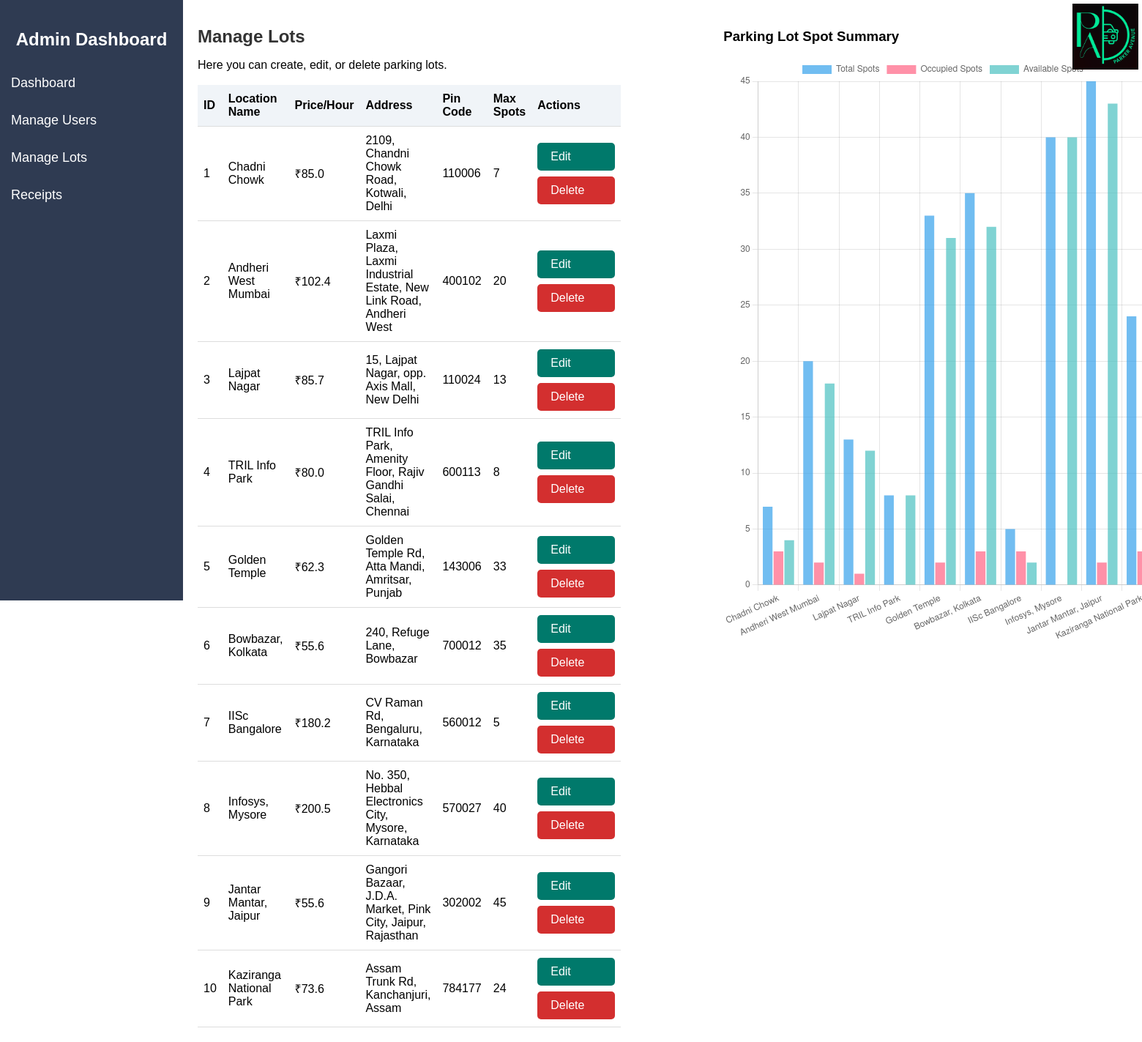
/manage_lots (signed in), run on the app's committed database.
### models.py (models this page shows)
class ParkingLot(db.Model):
    id = db.Column(db.Integer, primary_key=True)
    prime_location_name = db.Column(db.String(150), nullable=False)
    price_per_hour = db.Column(db.Float, nullable=False)
    address = db.Column(db.String(200), nullable=False)
    pin_code = db.Column(db.String(12), nullable=False)
    max_spots = db.Column(db.Integer, nullable=False)
    spots = db.relationship('ParkingSpot', backref='lot', lazy=True)

### app.py (the view)
@app.route('/manage_lots')
@admin_required
def manage_lots():
    lots = ParkingLot.query.all()
    admin_lot_names = []
    admin_max_spots = []
    admin_occupied = []
    admin_available = []
    for lot in lots:
        spots = lot.spots
        total = lot.max_spots
        occupied = sum(1 for spot in spots if spot.status == 'O')
        available = total - occupied
        admin_lot_names.append(lot.prime_location_name)
        admin_max_spots.append(total)
        admin_occupied.append(occupied)
        admin_available.append(available)
    return render_template(
        'manage_lots.html',
        lots=lots,
        admin_lot_names=admin_lot_names,
        admin_max_spots=admin_max_spots,
        admin_occupied=admin_occupied,
        admin_available=admin_available
    )

### app.py (called while the page is built)
def admin_required(f):
    @wraps(f)
    def decorated_function(*args, **kwargs):
        if not session.get('admin_logged_in'):
            flash('Admin access required', 'danger')
            return redirect(url_for('admin_login'))
        return f(*args, **kwargs)
    return decorated_function

### templates/manage_lots.html (shortened to what this page needs)
<!DOCTYPE html>
<html lang="en">
<head>
</head>
<body>
    <div class="sidebar">
        <h2>Admin Dashboard</h2>
        <a href="{{ url_for('admin_dashboard') }}">Dashboard</a>
        <a href="{{ url_for('manage_users') }}">Manage Users</a>
        <a href="{{ url_for('manage_lots') }}">Manage Lots</a>
        <a href="{{ url_for('receipts') }}">Receipts</a>
    </div>
    <div class="main-content">
        <div class="logo-container">
            <img src="{{ url_for('static', filename='../static/images/parker_avenue_logo.png') }}" alt=" ">
        </div>
        <h1>Manage Lots</h1>
        <p>Here you can create, edit, or delete parking lots.</p>
        <table id="lots-table">
            <thead>
                <tr>
                    <th>ID</th>
                    <th>Location Name</th>
                    <th>Price/Hour</th>
                    <th>Address</th>
                    <th>Pin Code</th>
                    <th>Max Spots</th>
                    <th>Actions</th>
                </tr>
            </thead>
            <tbody>
                {% for lot in lots %}
                <tr>
                    <td>{{ lot.id }}</td>
                    <td>{{ lot.prime_location_name }}</td>
                    <td>₹{{ lot.price_per_hour }}</td>
                    <td>{{ lot.address }}</td>
                    <td>{{ lot.pin_code }}</td>
                    <td>{{ lot.max_spots }}</td>
                    <td>
                        <div class="action-buttons">
                        <a href="{{ url_for('edit_lot', lot_id=lot.id) }}" class="btn">Edit</a>
                        <a href="{{ url_for('delete_lot', lot_id=lot.id) }}" class="btn" style="background:#d32f2f;">Delete</a>
                        </div>
                    </td>
                </tr>
                {% else %}
                <tr>
                    <td colspan="7">No parking lots found.</td>
                </tr>
                {% endfor %}
            </tbody>
        </table>
    </div>
    <br>
    <div class="chart-section">
        <h3>Parking Lot Spot Summary</h3>
        <canvas id="lotSpotsChart" width="600" height="800"></canvas>
    </div>
    <script>
    const adminLotNames = {{ admin_lot_names|tojson }};
    const adminMaxSpots = {{ admin_max_spots|tojson }};
    const adminOccupied = {{ admin_occupied|tojson }};
    const adminAvailable = {{ admin_available|tojson }};
    new Chart(document.getElementById('lotSpotsChart').getContext('2d'), {
        type: 'bar',
        data: {
            labels: adminLotNames,
            datasets: [
                {
                    label: 'Total Spots',
                    data: adminMaxSpots,
                    backgroundColor: 'rgba(54, 162, 235, 0.7)'
                },
                {
                    label: 'Occupied Spots',
                    data: adminOccupied,
                    backgroundColor: 'rgba(255, 99, 132, 0.7)'
                },
                {
                    label: 'Available Spots',
                    data: adminAvailable,
                    backgroundColor: 'rgba(75, 192, 192, 0.7)'
                }
            ]
        },
        options: {
            responsive: true,
            plugins: {
                legend: { position: 'top' }
            },
            scales: {
                y: { beginAtZero: true }
            }
        }
    });
    </script>
</body>
</html>

### templates/manage_lots.html (style rules this page uses)
body { font-family: Arial, sans-serif; display: flex; margin: 0; }
.sidebar { width: 250px; background-color: #2f3b52; color: #fff; padding-top: 20px; height: 100vh; position: fixed; }
.sidebar h2 { text-align: center; margin-bottom: 20px; }
.sidebar a { color: white; padding: 15px; text-decoration: none; display: block; font-size: 18px; }
.main-content { margin-left: 250px; padding: 20px; width: 100%; }
.main-content h1 { font-size: 24px; color: #333; }
.btn { background-color: #00796b; color: white; border: none; padding: 10px 18px; border-radius: 5px; text-decoration: none; font-size: 16px; margin-right: 8px; transition: background 0.2s; cursor: pointer; }
table { width: 100%; border-collapse: collapse; margin-top: 18px; }
th, td { padding: 10px 8px; border-bottom: 1px solid #ddd; text-align: left; }
th { background: #f0f4f8; }
.logo-container { position: absolute; top: 5px; right: 5px; text-align: right; }
td .action-buttons { display: flex; gap: 8px; flex-wrap: wrap; }
td .action-buttons .btn { min-width: 70px; margin-right: 0; margin-bottom: 0; white-space: nowrap; }
.logo-container img { height: 90px; width: 90px; }
.chart-section { margin-left: 100px; padding: 20px 20px 40px 20px; width: calc(100% - 250px); }

### data on the page
ParkingLot: id "1", prime_location_name "Chadni Chowk", price_per_hour "85.0", address "2109, Chandni Chowk Road, Kotwali, Delhi", pin_code "110006", max_spots "7"
ParkingLot: id "2", prime_location_name "Andheri West Mumbai", price_per_hour "102.4", address "Laxmi Plaza, Laxmi Industrial Estate, New Link Road, Andheri West", pin_code "400102", max_spots "20"
ParkingLot: id "3", prime_location_name "Lajpat Nagar", price_per_hour "85.7", address "15, Lajpat Nagar, opp. Axis Mall, New Delhi", pin_code "110024", max_spots "13"
ParkingLot: id "4", prime_location_name "TRIL Info Park", price_per_hour "80.0", address "TRIL Info Park, Amenity Floor, Rajiv Gandhi Salai, Chennai", pin_code "600113", max_spots "8"
ParkingLot: id "5", prime_location_name "Golden Temple", price_per_hour "62.3", address "Golden Temple Rd, Atta Mandi, Amritsar, Punjab", pin_code "143006", max_spots "33"
ParkingLot: id "6", prime_location_name "Bowbazar, Kolkata", price_per_hour "55.6", address "240, Refuge Lane, Bowbazar", pin_code "700012", max_spots "35"
ParkingLot: id "7", prime_location_name "IISc Bangalore", price_per_hour "180.2", address "CV Raman Rd, Bengaluru, Karnataka", pin_code "560012", max_spots "5"
ParkingLot: id "8", prime_location_name "Infosys, Mysore", price_per_hour "200.5", address "No. 350, Hebbal Electronics City, Mysore, Karnataka", pin_code "570027", max_spots "40"
ParkingLot: id "9", prime_location_name "Jantar Mantar, Jaipur", price_per_hour "55.6", address "Gangori Bazaar, J.D.A. Market, Pink City, Jaipur, Rajasthan", pin_code "302002", max_spots "45"
ParkingLot: id "10", prime_location_name "Kaziranga National Park", price_per_hour "73.6", address "Assam Trunk Rd, Kanchanjuri, Assam", pin_code "784177", max_spots "24"

### other printed values
chart data {{ admin_max_spots|tojson }} [7, 20, 13, 8, 33, 35, 5, 40, 45, 24]
chart data {{ admin_occupied|tojson }} [3, 2, 1, 0, 2, 3, 3, 0, 2, 3]
chart data {{ admin_available|tojson }} [4, 18, 12, 8, 31, 32, 2, 40, 43, 21]
